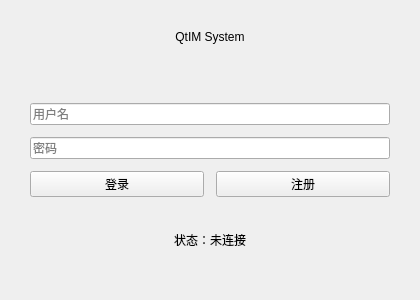
<?xml version="1.0" encoding="UTF-8"?>
<ui version="4.0">
 <class>LoginWindow</class>
 <widget class="QWidget" name="LoginWindow">
  <property name="geometry">
   <rect>
    <x>0</x>
    <y>0</y>
    <width>420</width>
    <height>300</height>
   </rect>
  </property>
  <property name="windowTitle">
   <string>QtIM System</string>
  </property>
  <layout class="QVBoxLayout" name="verticalLayout">
   <property name="spacing">
    <number>12</number>
   </property>
   <property name="leftMargin">
    <number>30</number>
   </property>
   <property name="topMargin">
    <number>30</number>
   </property>
   <property name="rightMargin">
    <number>30</number>
   </property>
   <property name="bottomMargin">
    <number>30</number>
   </property>
   <item>
    <widget class="QLabel" name="titleLabel">
     <property name="text">
      <string>QtIM System</string>
     </property>
     <property name="alignment">
      <set>Qt::AlignmentFlag::AlignHCenter|Qt::AlignmentFlag::AlignTop</set>
     </property>
    </widget>
   </item>
   <item>
    <widget class="QLineEdit" name="usernameEdit">
     <property name="placeholderText">
      <string>用户名</string>
     </property>
    </widget>
   </item>
   <item>
    <widget class="QLineEdit" name="passwordEdit">
     <property name="echoMode">
      <enum>QLineEdit::EchoMode::Password</enum>
     </property>
     <property name="placeholderText">
      <string>密码</string>
     </property>
    </widget>
   </item>
   <item>
    <layout class="QHBoxLayout" name="horizontalLayout">
     <item>
      <widget class="QPushButton" name="loginButton">
       <property name="text">
        <string>登录</string>
       </property>
      </widget>
     </item>
     <item>
      <widget class="QPushButton" name="registerButton">
       <property name="text">
        <string>注册</string>
       </property>
      </widget>
     </item>
    </layout>
   </item>
   <item>
    <widget class="QLabel" name="statusLabel">
     <property name="text">
      <string>状态：未连接</string>
     </property>
     <property name="textFormat">
      <enum>Qt::TextFormat::AutoText</enum>
     </property>
     <property name="alignment">
      <set>Qt::AlignmentFlag::AlignCenter</set>
     </property>
    </widget>
   </item>
  </layout>
 </widget>
 <resources/>
 <connections/>
</ui>
